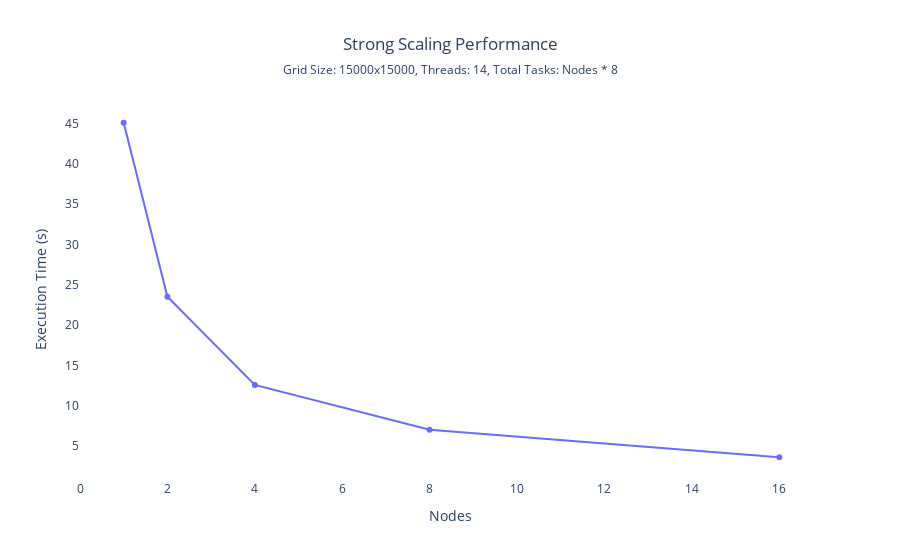
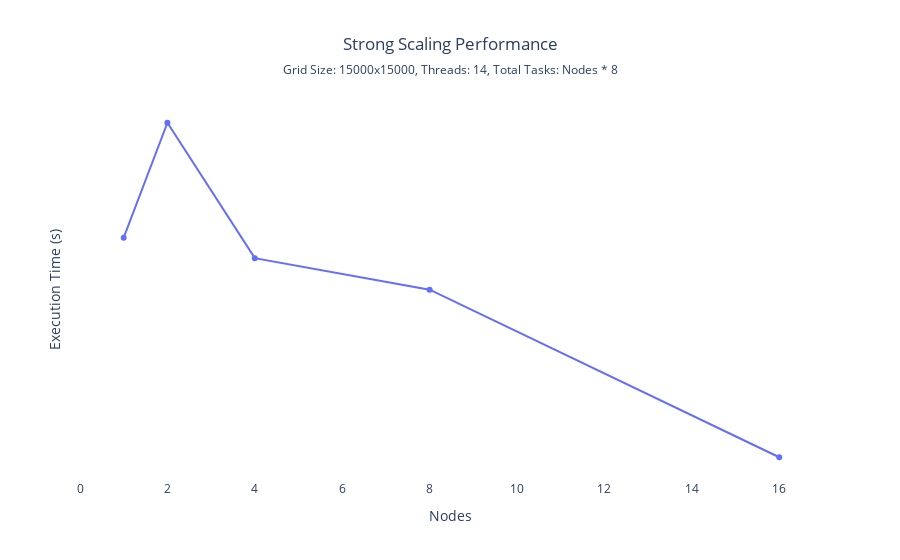

Notebook code cell kept with these figures, in order:
### Markdown cell above
Il tempo di comunicazione non è nullo nemmeno a singolo nodo a causa dell’overhead intrinseco delle primitive MPI. L’incremento osservato a 2 nodi è dovuto all’introduzione della latenza di rete, mentre la successiva riduzione è legata alla diminuzione dei dati per processo nel regime di strong scaling.

### Code cell
import plotly.express as px
import pandas as pd
#45.095692, 43.178261, 1.917230
# Load the data from the CSV file
data: list[dict] = []
with open('../results/results_strong.txt', 'r') as f:
    lines = f.readlines()
    
    for line in lines:
        if line.startswith('total'):
            pass
        elif line.startswith('execution_time'):
            pass
        elif line.strip() == '':
            pass
        else:
            values = line.split(',')
            data.append({
                'execution_time': float(values[0]),
                'computation_time': float(values[1]),
                'communication_time': float(values[2]),
                'nodes': int(values[3]),
            })

df = pd.DataFrame(data)
print(df)

# # Create a DataFrame from the data

# # Create a line plot for strong scaling
p_tot_strong = px.line(df, x='nodes', y='execution_time',
                         title='Strong Scaling Performance', markers=True)
p_tot_strong.update_layout(xaxis_title='Nodes', yaxis_title='Execution Time (s)')
p_tot_strong.update_layout(xaxis=dict(tickmode='linear', tick0=0, dtick=2, rangemode='tozero'))
p_tot_strong.update_layout(yaxis=dict(tickmode='linear', tick0=0, dtick=5))
p_tot_strong.update_layout(title_x=0.5)
p_tot_strong.update_layout(title=dict(subtitle=dict(text="Grid Size: 15000x15000, Threads: 14, Total Tasks: Nodes * 8")))
#p_tot_strong.update_xaxes({'gridcolor': 'black', 'zerolinecolor': 'blue', 'linecolor': 'white', 'linewidth': 5})

#p_tot_strong.update_xaxes(grdidcolor='lightgray', gridwidth=1)
p_tot_strong.update_layout(plot_bgcolor='white')


p_tot_strong.show()

desired_layout = p_tot_strong.layout

p_comm_strong = px.line(df, x='nodes', y='communication_time',
                         title='Strong Scaling Communication Time', markers=True)
p_comm_strong.update_layout(desired_layout)

p_comm_strong.show()
# # Create a line plot for weak scaling
# fig_weak = px.line(df, x='Total Tasks', y='Execution Time (s)', color='Scaling Type',
#                     title='Weak Scaling Performance', markers=True)
# fig_weak.update_layout(xaxis_title='Total Tasks', yaxis_title='Execution Time (s)')
# fig_weak.write_image(output_file.replace('.png', '_weak.png'))

### Figure 1 — Plotly figure (JSON) as saved in the notebook; plotly's stock layout.template omitted (floating-point values rounded to 4 significant figures)
{"data": [{"hovertemplate": "nodes=%{x}<br>execution_time=%{y}<extra></extra>", "legendgroup": "", "line": {"color": "#636efa", "dash": "solid"}, "marker": {"symbol": "circle"}, "mode": "lines+markers", "name": "", "orientation": "v", "showlegend": false, "type": "scatter", "x": [1, 2, 4, 8, 16], "xaxis": "x", "y": [45.1, 23.52, 12.57, 7.006, 3.597], "yaxis": "y"}], "layout": {"legend": {"tracegroupgap": 0}, "plot_bgcolor": "white", "title": {"subtitle": {"text": "Grid Size: 15000x15000, Threads: 14, Total Tasks: Nodes * 8"}, "text": "Strong Scaling Performance", "x": 0.5}, "xaxis": {"anchor": "y", "domain": [0, 1], "dtick": 2, "rangemode": "tozero", "tick0": 0, "tickmode": "linear", "title": {"text": "Nodes"}}, "yaxis": {"anchor": "x", "domain": [0, 1], "dtick": 5, "tick0": 0, "tickmode": "linear", "title": {"text": "Execution Time (s)"}}}}

### Figure 2 — Plotly figure (JSON) as saved in the notebook; plotly's stock layout.template omitted (floating-point values rounded to 4 significant figures)
{"data": [{"hovertemplate": "nodes=%{x}<br>communication_time=%{y}<extra></extra>", "legendgroup": "", "line": {"color": "#636efa", "dash": "solid"}, "marker": {"symbol": "circle"}, "mode": "lines+markers", "name": "", "orientation": "v", "showlegend": false, "type": "scatter", "x": [1, 2, 4, 8, 16], "xaxis": "x", "y": [1.917, 2.382, 1.835, 1.707, 1.03], "yaxis": "y"}], "layout": {"legend": {"tracegroupgap": 0}, "plot_bgcolor": "white", "title": {"subtitle": {"text": "Grid Size: 15000x15000, Threads: 14, Total Tasks: Nodes * 8"}, "text": "Strong Scaling Performance", "x": 0.5}, "xaxis": {"anchor": "y", "domain": [0, 1], "dtick": 2, "rangemode": "tozero", "tick0": 0, "tickmode": "linear", "title": {"text": "Nodes"}}, "yaxis": {"anchor": "x", "domain": [0, 1], "dtick": 5, "tick0": 0, "tickmode": "linear", "title": {"text": "Execution Time (s)"}}}}
